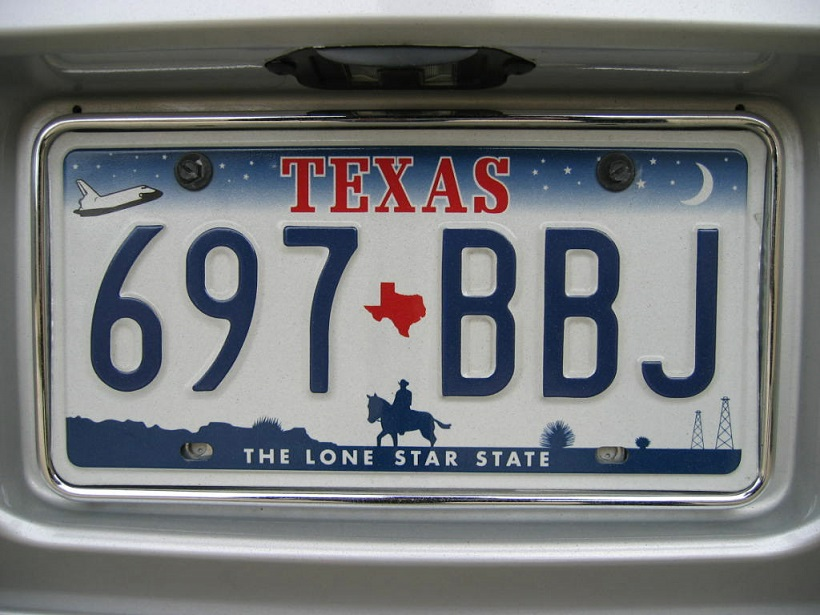
//> input picture projects/CandyStill/CandyStill/test_img.jpg, 820 x 615 px, given in place of the camera
$ ./CannyWebcam   (built with g++ and OpenCV 4)
//> lines starting //> are read from the running program, lines starting //| are printed output that depends on the picture
// OpenCVWebcamTest.cpp

#include<opencv2/core/core.hpp>
#include<opencv2/highgui/highgui.hpp>
#include<opencv2/imgproc/imgproc.hpp>

#include<iostream>

///////////////////////////////////////////////////////////////////////////////////////////////////
int main() {
	cv::VideoCapture capWebcam(0);            // declare a VideoCapture object and associate to webcam, 0 => use 1st webcam

	if (capWebcam.isOpened() == false) {                                // check if VideoCapture object was associated to webcam successfully
		std::cout << "error: capWebcam not accessed successfully\n\n";      // if not, print error message to std out

		return(0);                                                          // and exit program
	}

	cv::Mat imgOriginal;        // input image
	cv::Mat imgGrayscale;       // grayscale of input image
	cv::Mat imgBlurred;         // intermediate blured image
	cv::Mat imgCanny;           // Canny edge image

	char charCheckForEscKey = 0;

	while (charCheckForEscKey != 27 && capWebcam.isOpened()) {            // until the Esc key is pressed or webcam connection is lost
		bool blnFrameReadSuccessfully = capWebcam.read(imgOriginal);            // get next frames
//> imgOriginal is the input picture: 615 rows x 820 cols, CV_8UC3; mean B, G, R 121.7, 120, 117.5

		if (!blnFrameReadSuccessfully || imgOriginal.empty()) {                 // if frame not read successfully
			std::cout << "error: frame not read from webcam\n";                 // print error message to std out
			break;                                                              // and jump out of while loop
		}

		cv::cvtColor(imgOriginal, imgGrayscale, CV_BGR2GRAY);                   // convert to grayscale
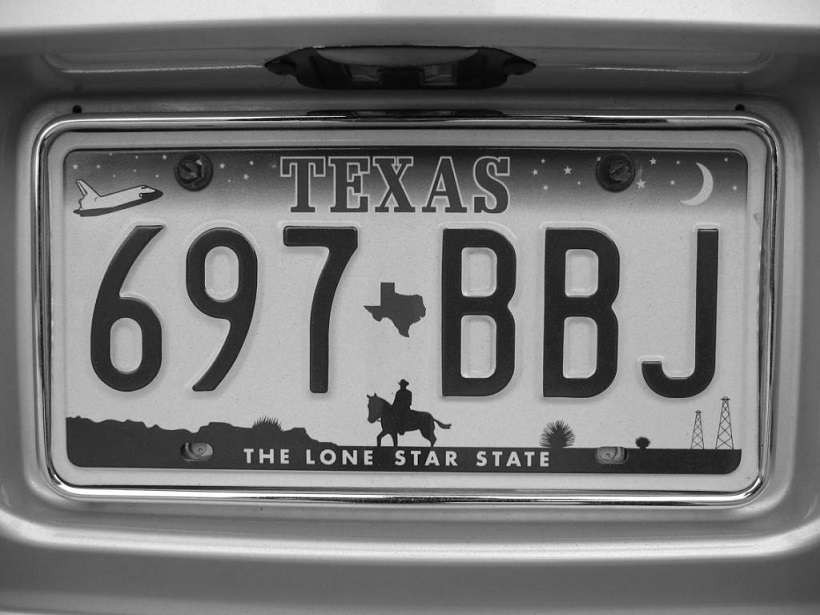
//> imgGrayscale: 615 rows x 820 cols, CV_8UC1; min 0, max 255, mean 119.4

		cv::GaussianBlur(imgGrayscale,              // input image
			imgBlurred,                // output image
			cv::Size(5, 5),            // smoothing window width and height in pixels
			1.8);                      // sigma value, determines how much the image will be blurred

		cv::Canny(imgBlurred,                       // input image
			imgCanny,                         // output image
			50,                               // low threshold
			100);                             // high threshold
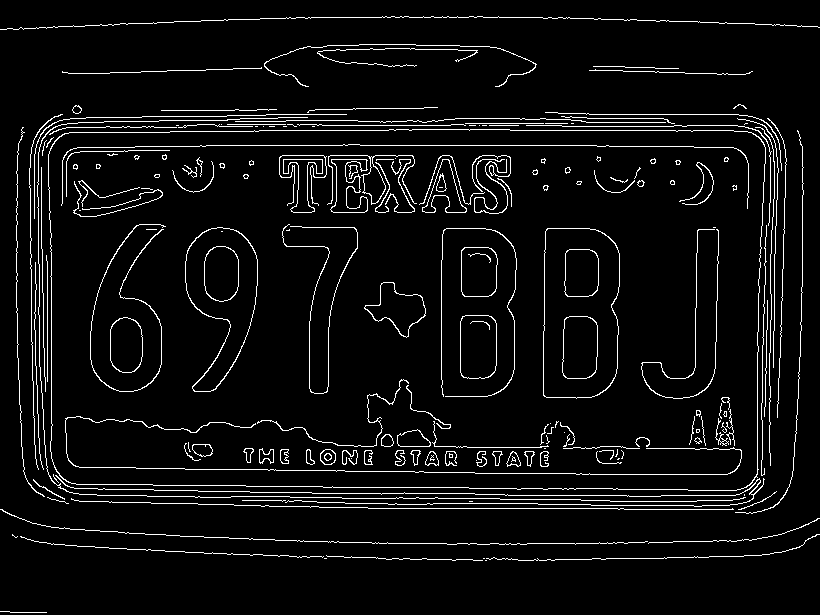
//> imgCanny: 615 rows x 820 cols, CV_8UC1; 5.4% white in thin lines or dots

											  // declare windows
		cv::namedWindow("imgOriginal", CV_WINDOW_NORMAL);       // note: you can use CV_WINDOW_NORMAL which allows resizing the window
		cv::namedWindow("imgCanny", CV_WINDOW_NORMAL);          // or CV_WINDOW_AUTOSIZE for a fixed size window matching the resolution of the image
																// CV_WINDOW_AUTOSIZE is the default
		cv::imshow("imgOriginal", imgOriginal);                 // show windows
		cv::imshow("imgCanny", imgCanny);                       //

		charCheckForEscKey = cv::waitKey(1);        // delay (in ms) and get key press, if any
//> the Esc key is pressed
	}   // end while

	return(0);
}
